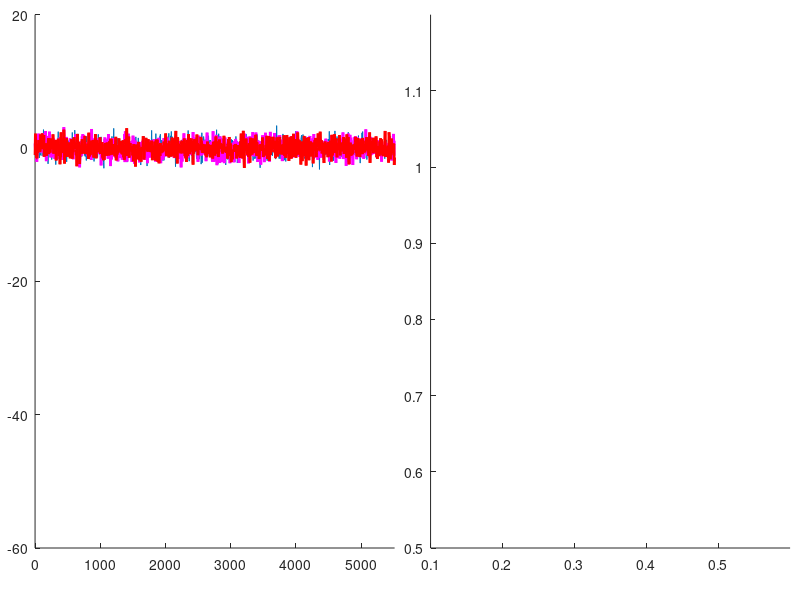

Source code (MATLAB): (Note: this script raises an error after producing the figure.)
function speech_art()
	scr_sz = get(0,'ScreenSize');
	axis_sz = 400;
	fig_sz = [0 0 40+axis_sz+40+axis_sz+10, 40+axis_sz+10];
	fig_sz([1 2])=fix((scr_sz([3 4])-fig_sz([3 4]))/2);
	fig = figure('NumberTitle','off', 'Toolbar','none', 'Name','SpeechArt', 'Units','pixels', 'Position',fig_sz, 'UserData',false, 'KeyPressFcn',@(obj,evt) set(obj,'UserData',true));

	ax_spectrum = axes('Parent',fig, 'Units','pixels', 'Position',[40 40 axis_sz axis_sz]);
	ax_art = axes('Parent',fig, 'Units','pixels', 'Position',[40+axis_sz+40 40 axis_sz axis_sz]);

	signal.sample_rate = 11025;
	signal.frame_size = round(0.030*signal.sample_rate);
	signal.FFT_N = pow2(2+nextpow2(signal.frame_size));
	signal.band = round([300 4000]*signal.FFT_N/signal.sample_rate);
	signal.power_rg = [-40 20];
	signal.rceps = round(0.004*signal.sample_rate);
	signal.lpc_order = round(signal.sample_rate/1000+4);
	signal.snale_length = 100;

	hold(ax_spectrum, 'on');
	gui.fft_hndl =   plot(ax_spectrum, linspace(0,signal.sample_rate/2,signal.FFT_N/2+1), randn(signal.FFT_N/2+1,1));
	gui.rceps_hndl = plot(ax_spectrum, linspace(0,signal.sample_rate/2,signal.FFT_N/2+1), randn(signal.FFT_N/2+1,1), 'm', 'LineWidth',2);
	gui.lpc_hndl =   plot(ax_spectrum, linspace(0,signal.sample_rate/2,signal.FFT_N/2+1), randn(signal.FFT_N/2+1,1), 'r', 'LineWidth',2);
	axis(ax_spectrum, [0 signal.sample_rate/2 -60 20]);

	hold(ax_art, 'on');
	gui.snake_hndl = scatter(ax_art, -ones(1,signal.snale_length), -ones(1,signal.snale_length), ones(1,signal.snale_length), [1 0 0]);
	gui.snake_head_hndl = scatter(ax_art, -1, -1, 1, [0 0 1], 'filled');
	axis(ax_art, [0.1 0.6 0.5 1.2]);

	win = hamming(signal.frame_size);

	recorder=audiorecorder(signal.sample_rate,16,1);
	record(recorder);

	frames = 0;
	tic;
	while ishandle(fig) && ~get(fig,'UserData')
		if recorder.TotalSamples>recorder.SampleRate*30
			stop(recorder); % Clear audio recorder buffer
			record(recorder);
		end
		if recorder.TotalSamples<signal.frame_size
			pause(0.001);
			continue
		end
		
		cur_frame = getaudiodata(recorder);
		cur_frame(1:end-signal.frame_size)=[];

		% Preemphasis
%		cur_frame = filter([1 -1],1,cur_frame);
		% Adaptive preemphasis
		cur_frame = filter(lpc(cur_frame,1),1,cur_frame);

		% Windowing
		cur_frame = cur_frame.*win;

		% FFT spectrum
		cur_fx = fft(cur_frame, signal.FFT_N);
		cur_fx(signal.FFT_N/2+2:end)=[];
		cur_fx = cur_fx.*conj(cur_fx);
				
		cur_power = mean(cur_fx(signal.band(1):signal.band(2))); % Signal power in speech band
		cur_power = 10*log10(cur_power);
		cur_power = min(signal.power_rg(2),max(signal.power_rg(1),cur_power));

		cur_fx = 10*log10(cur_fx);

		set(gui.fft_hndl, 'YData', cur_fx);
		
		% Real cepstrum
		cur_rceps=ifft([cur_fx; cur_fx(end-1:-1:2)]);
		cur_rceps(signal.rceps:end-signal.rceps+2)=0;
		cur_rceps_H=real(fft(cur_rceps));
		cur_rceps_H(length(cur_rceps_H)/2+2:end)=[];

		set(gui.rceps_hndl, 'YData', cur_rceps_H);

		% LPC spectrum
		[cur_a, cur_err_pwr] = lpc(cur_frame, signal.lpc_order);
		if any(isnan(cur_a))
			cur_a=[1 zeros(1, signal.lpc_order)];
		end
		cur_lsf = poly2lsf(cur_a);
		if cur_err_pwr>0
			cur_a=cur_a./sqrt(cur_err_pwr*signal.frame_size);
		end
		cur_lpc_H = 1./fft(cur_a,signal.FFT_N);
		cur_lpc_H(signal.FFT_N/2+2:end)=[];

		set(gui.lpc_hndl, 'YData', 10*log10(cur_lpc_H.*conj(cur_lpc_H)));
		
		% Draw snake
		snake_head_x = get(gui.snake_head_hndl, 'XData');
		snake_head_y = get(gui.snake_head_hndl, 'YData');
		snake_head_s = get(gui.snake_head_hndl, 'SizeData');
		snake_x = get(gui.snake_hndl, 'XData');
		snake_y = get(gui.snake_hndl, 'YData');
		snake_s = get(gui.snake_hndl, 'SizeData');
		cur_s = realmin+(20*(cur_power-signal.power_rg(1))/(signal.power_rg(2)-signal.power_rg(1)))^2;
		set(gui.snake_hndl, 'XData',[snake_x(2:end) snake_head_x], 'YData',[snake_y(2:end) snake_head_y], 'SizeData',[snake_s(2:end) snake_head_s]);
		set(gui.snake_head_hndl, 'XData',cur_lsf(2), 'YData',cur_lsf(5), 'SizeData',cur_s);

		% Draw image
		pause(0.000001);
		frames=frames+1;
	end
	elapsedTime = toc;
	fprintf('Average fps: %f\n',frames/elapsedTime);

	stop(recorder);
	delete(recorder);
end
